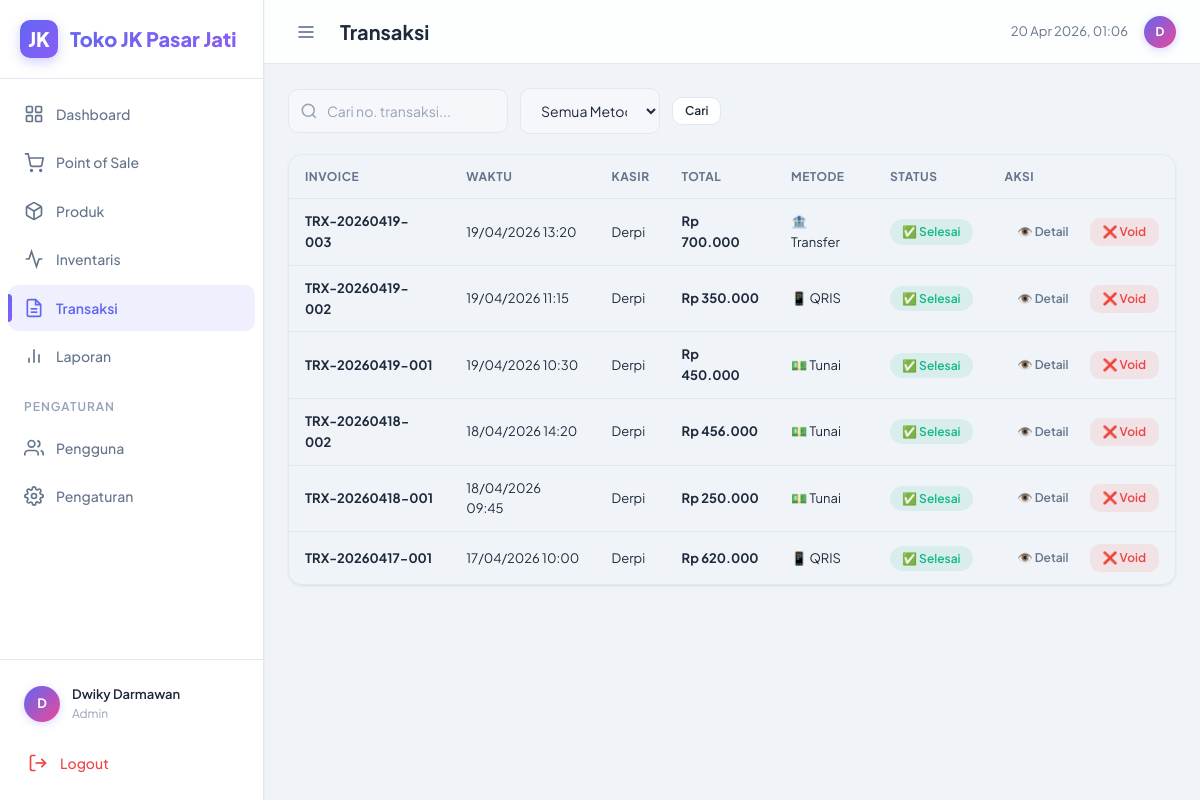
The app's page /index.php?page=transactions (signed in) with its own data.
### tables this page shows
CREATE TABLE IF NOT EXISTS transactions (
    id INT AUTO_INCREMENT PRIMARY KEY,
    invoice_number VARCHAR(50) NOT NULL UNIQUE,
    user_id INT NOT NULL,
    subtotal DECIMAL(12,2) NOT NULL DEFAULT 0,
    discount_type ENUM('percent','nominal') DEFAULT NULL,
    discount_value DECIMAL(12,2) DEFAULT 0,
    discount_amount DECIMAL(12,2) DEFAULT 0,
    total DECIMAL(12,2) NOT NULL DEFAULT 0,
    payment_method ENUM('cash','qris','transfer') NOT NULL DEFAULT 'cash',
    payment_amount DECIMAL(12,2) NOT NULL DEFAULT 0,
    change_amount DECIMAL(12,2) NOT NULL DEFAULT 0,
    status ENUM('completed','voided') NOT NULL DEFAULT 'completed',
    created_at TIMESTAMP DEFAULT CURRENT_TIMESTAMP,
    FOREIGN KEY (user_id) REFERENCES users(id)
);

CREATE TABLE IF NOT EXISTS users (
    id INT AUTO_INCREMENT PRIMARY KEY,
    name VARCHAR(100) NOT NULL,
    username VARCHAR(50) NOT NULL UNIQUE,
    password VARCHAR(255) NOT NULL,
    role ENUM('admin','kasir') NOT NULL DEFAULT 'kasir',
    status ENUM('active','inactive') NOT NULL DEFAULT 'active',
    avatar VARCHAR(255) DEFAULT NULL,
    created_at TIMESTAMP DEFAULT CURRENT_TIMESTAMP,
    updated_at TIMESTAMP DEFAULT CURRENT_TIMESTAMP ON UPDATE CURRENT_TIMESTAMP
);

### config.php (called while the page is built, shortened)
<?php
function isLoggedIn() {
    return isset($_SESSION['user_id']);
}
function isAdmin() {
    return isLoggedIn() && $_SESSION['user_role'] === 'admin';
}
function formatRupiah($amount) {
    return 'Rp ' . number_format($amount, 0, ',', '.');
}

### views/pages/transactions.php (the view, shortened to what this page needs)
<?php
$db = getDB();
$search = $_GET['search'] ?? '';
$perPage = 15;
$pageNum = max(1, (int) ($_GET['p'] ?? 1));
$offset = ($pageNum - 1) * $perPage;
$where = "1=1";
$params = [];
$stmt = $db->prepare("SELECT t.*, u.name as cashier FROM transactions t JOIN users u ON t.user_id = u.id WHERE $where ORDER BY t.created_at DESC LIMIT $perPage OFFSET $offset");
$stmt->execute($params);
$transactions = $stmt->fetchAll();
?>
<div class="toolbar">
    <div class="toolbar-left">
        <form method="GET" action="<?= APP_URL ?>/index.php" style="display:flex;gap:var(--sp-3);align-items:center;">
            <div style="position:relative;">
                <svg style="position:absolute;left:12px;top:50%;transform:translateY(-50%);width:18px;height:18px;color:var(--text-muted);"
                    viewBox="0 0 24 24" fill="none" stroke="currentColor" stroke-width="2">
                    <circle cx="11" cy="11" r="8" />
                    <line x1="21" y1="21" x2="16.65" y2="16.65" />
                </svg>
                <input type="text" name="search" class="form-input" style="padding-left:38px;width:220px;"
                    placeholder="Cari no. transaksi..." value="<?= htmlspecialchars($search) ?>">
            </div>
            <select name="method" class="form-select" style="width:140px;" onchange="this.form.submit()">
                <option value="">Semua Metode</option>
            </select>
            <button type="submit" class="btn btn-secondary btn-sm">Cari</button>
        </form>
    </div>
</div>
<?php if (empty($transactions)): ?>
    <div class="empty-state">
        <svg viewBox="0 0 24 24" fill="none" stroke="currentColor" stroke-width="2">
            <path d="M14 2H6a2 2 0 0 0-2 2v16a2 2 0 0 0 2 2h12a2 2 0 0 0 2-2V8z" />
            <polyline points="14 2 14 8 20 8" />
        </svg>
        <p>Belum ada transaksi</p>
    </div>
<?php else: ?>
    <div class="table-wrapper">
        <table class="data-table">
            <thead>
                <tr>
                    <th>Invoice</th>
                    <th>Waktu</th>
                    <th>Kasir</th>
                    <th>Total</th>
                    <th>Metode</th>
                    <th>Status</th>
                    <th>Aksi</th>
                </tr>
            </thead>
            <tbody>
                <?php foreach ($transactions as $t):
                    $methods = ['cash' => '💵 Tunai', 'qris' => '📱 QRIS', 'transfer' => '🏦 Transfer'];
                    ?>
                    <tr>
                        <td class="font-bold"><?= $t['invoice_number'] ?></td>
                        <td class="text-sm text-secondary"><?= date('d/m/Y H:i', strtotime($t['created_at'])) ?></td>
                        <td><?= htmlspecialchars($t['cashier']) ?></td>
                        <td class="font-bold text-accent"><?= formatRupiah($t['total']) ?></td>
                        <td><?= $methods[$t['payment_method']] ?? $t['payment_method'] ?></td>
                        <td>
                            <?php if ($t['status'] === 'voided'): ?>
                                <span class="badge badge-danger">Void</span>
                            <?php else: ?>
                                <span class="badge badge-success">✅ Selesai</span>
                            <?php endif; ?>
                        </td>
                        <td>
                            <div style="display:flex;gap:var(--sp-2);">
                                <a href="<?= APP_URL ?>/index.php?page=transaction-detail&id=<?= $t['id'] ?>"
                                    class="btn btn-ghost btn-sm">👁️ Detail</a>
                                <?php if (isAdmin() && $t['status'] !== 'voided'): ?>
                                    <form method="POST" action="<?= APP_URL ?>/index.php?page=transactions&action=void"
                                        onsubmit="return confirm('Yakin batalkan transaksi ini? Stok akan dikembalikan.')">
                                        <button type="submit" class="btn btn-danger btn-sm">❌ Void</button>
                                    </form>
                                <?php endif; ?>
                            </div>
                        </td>
                    </tr>
                <?php endforeach; ?>
            </tbody>
        </table>
    </div>
<?php endif; ?>

### records on screen
transactions: invoice_number "TRX-20260419-003", created_at "19/04/2026 13:20", user.name "Derpi", total "Rp 700.000", payment_method "🏦 Transfer", status "✅ Selesai"
transactions: invoice_number "TRX-20260419-002", created_at "19/04/2026 11:15", user.name "Derpi", total "Rp 350.000", payment_method "📱 QRIS", status "✅ Selesai"
transactions: invoice_number "TRX-20260419-001", created_at "19/04/2026 10:30", user.name "Derpi", total "Rp 450.000", payment_method "💵 Tunai", status "✅ Selesai"
transactions: invoice_number "TRX-20260418-002", created_at "18/04/2026 14:20", user.name "Derpi", total "Rp 456.000", payment_method "💵 Tunai", status "✅ Selesai"
transactions: invoice_number "TRX-20260418-001", created_at "18/04/2026 09:45", user.name "Derpi", total "Rp 250.000", payment_method "💵 Tunai", status "✅ Selesai"
transactions: invoice_number "TRX-20260417-001", created_at "17/04/2026 10:00", user.name "Derpi", total "Rp 620.000", payment_method "📱 QRIS", status "✅ Selesai"

### other values on screen
substr($user['name'], 0, 1) "D"
$user['name'] "Dwiky Darmawan"
$user['role'] "Admin"
$pageTitle "Transaksi"
